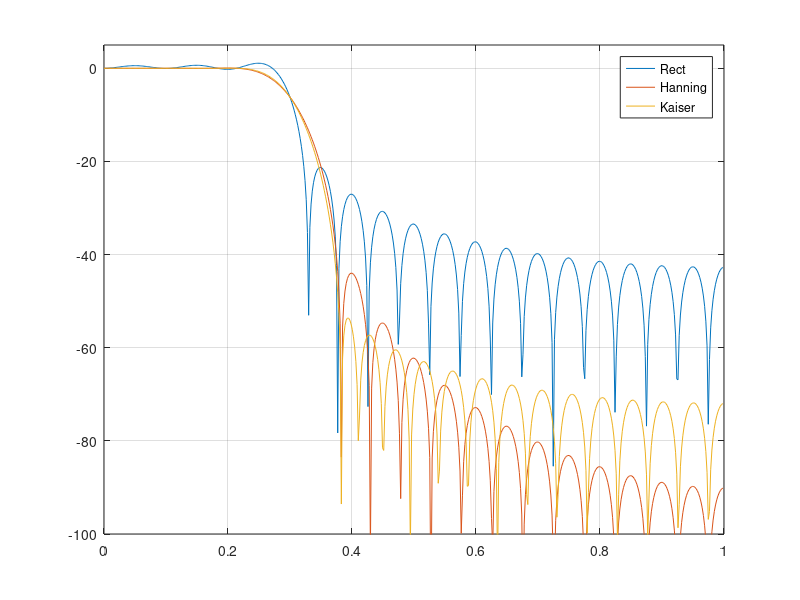

The MATLAB script that drew this image:
clc; clear; close all;
wp = 0.2; ws = 0.4; N = ceil(8/(ws-wp)); wc = (wp+ws)/2;
b1 = fir1(N,wc,'low',rectwin(N+1));
b2 = fir1(N,wc,'low',hanning(N+1));
b3 = fir1(N,wc,'low',kaiser(N+1,5)); % beta = 5
[h1,w] = freqz(b1,1); h2 = freqz(b2,1,w); h3 = freqz(b3,1,w);
plot(w/pi,20*log10(abs(h1)), w/pi,20*log10(abs(h2)), w/pi,20*log10(abs(h3)));
legend('Rect','Hanning','Kaiser'); grid on; ylim([-100 5]);
% Rect: sharpest transition, worst stopband (~21 dB). Hanning ~44 dB.
% Kaiser: tunable via beta (bigger beta = more attenuation, wider transition).
